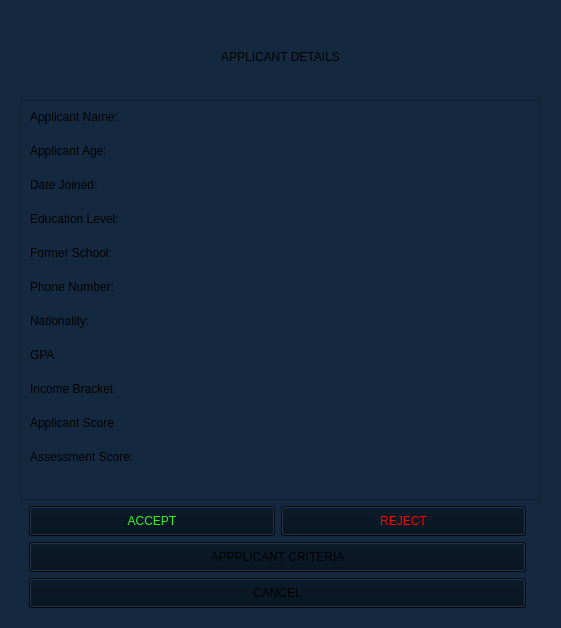
<?xml version="1.0" encoding="UTF-8"?>
<ui version="4.0">
 <class>Form</class>
 <widget class="QWidget" name="Form">
  <property name="geometry">
   <rect>
    <x>0</x>
    <y>0</y>
    <width>561</width>
    <height>628</height>
   </rect>
  </property>
  <property name="windowTitle">
   <string>Form</string>
  </property>
  <property name="styleSheet">
   <string notr="true">QWidget{
	background-color: rgb(20, 41, 63);
}

QLabel{
	font: 600 12pt &quot;Segoe UI&quot;;
}

QPushButton{
	padding: 7px;
	
	font: 600 11pt &quot;Segoe UI&quot;;
}
</string>
  </property>
  <layout class="QVBoxLayout" name="verticalLayout">
   <item>
    <widget class="QStackedWidget" name="stackedWidget">
     <property name="currentIndex">
      <number>0</number>
     </property>
     <widget class="QWidget" name="appplicantDetails">
      <layout class="QVBoxLayout" name="verticalLayout_5">
       <item>
        <widget class="QLabel" name="label">
         <property name="styleSheet">
          <string notr="true">margin-top:30px;
margin-bottom:30px;
font: 700 14pt &quot;Segoe UI&quot;;</string>
         </property>
         <property name="text">
          <string>APPLICANT DETAILS</string>
         </property>
         <property name="alignment">
          <set>Qt::AlignmentFlag::AlignCenter</set>
         </property>
        </widget>
       </item>
       <item>
        <widget class="QScrollArea" name="scrollArea">
         <property name="widgetResizable">
          <bool>true</bool>
         </property>
         <widget class="QWidget" name="scrollAreaWidgetContents">
          <property name="geometry">
           <rect>
            <x>0</x>
            <y>0</y>
            <width>511</width>
            <height>482</height>
           </rect>
          </property>
          <layout class="QGridLayout" name="gridLayout">
           <item row="0" column="0">
            <layout class="QVBoxLayout" name="verticalLayout_2">
             <property name="spacing">
              <number>20</number>
             </property>
             <item>
              <widget class="QLabel" name="nameLabel">
               <property name="text">
                <string>Applicant Name:</string>
               </property>
              </widget>
             </item>
             <item>
              <widget class="QLabel" name="ageLabel">
               <property name="text">
                <string>Applicant Age:</string>
               </property>
              </widget>
             </item>
             <item>
              <widget class="QLabel" name="dateJoinedLabel">
               <property name="text">
                <string>Date Joined:</string>
               </property>
              </widget>
             </item>
             <item>
              <widget class="QLabel" name="eduLevelLabel">
               <property name="text">
                <string>Education Level:</string>
               </property>
              </widget>
             </item>
             <item>
              <widget class="QLabel" name="formerSchoolLabel">
               <property name="text">
                <string>Former School:</string>
               </property>
              </widget>
             </item>
             <item>
              <widget class="QLabel" name="phoneNumLabel">
               <property name="text">
                <string>Phone Number:</string>
               </property>
              </widget>
             </item>
             <item>
              <widget class="QLabel" name="nationalityLabel">
               <property name="text">
                <string>Nationality:</string>
               </property>
              </widget>
             </item>
             <item>
              <widget class="QLabel" name="gpaLabel">
               <property name="text">
                <string>GPA</string>
               </property>
              </widget>
             </item>
             <item>
              <widget class="QLabel" name="incomeBracketLabel">
               <property name="text">
                <string>Income Bracket</string>
               </property>
              </widget>
             </item>
             <item>
              <widget class="QLabel" name="ApplicantScoreLabel">
               <property name="text">
                <string>Applicant Score</string>
               </property>
              </widget>
             </item>
             <item>
              <widget class="QLabel" name="AssessmentScoreLabel">
               <property name="text">
                <string>Assessment Score:</string>
               </property>
              </widget>
             </item>
             <item>
              <spacer name="verticalSpacer">
               <property name="orientation">
                <enum>Qt::Orientation::Vertical</enum>
               </property>
               <property name="sizeHint" stdset="0">
                <size>
                 <width>20</width>
                 <height>40</height>
                </size>
               </property>
              </spacer>
             </item>
            </layout>
           </item>
          </layout>
         </widget>
        </widget>
       </item>
       <item>
        <layout class="QVBoxLayout" name="verticalLayout_3">
         <property name="spacing">
          <number>6</number>
         </property>
         <property name="leftMargin">
          <number>9</number>
         </property>
         <property name="rightMargin">
          <number>15</number>
         </property>
         <item>
          <layout class="QHBoxLayout" name="horizontalLayout">
           <property name="spacing">
            <number>6</number>
           </property>
           <property name="leftMargin">
            <number>0</number>
           </property>
           <property name="rightMargin">
            <number>0</number>
           </property>
           <item>
            <widget class="QPushButton" name="acceptBtn">
             <property name="cursor">
              <cursorShape>PointingHandCursor</cursorShape>
             </property>
             <property name="styleSheet">
              <string notr="true">color:rgb(55, 244, 32);
font: 700 11pt &quot;Segoe UI&quot;;
background-color: rgb(1, 14, 27);</string>
             </property>
             <property name="text">
              <string>ACCEPT</string>
             </property>
            </widget>
           </item>
           <item>
            <widget class="QPushButton" name="rejectBtn">
             <property name="cursor">
              <cursorShape>PointingHandCursor</cursorShape>
             </property>
             <property name="styleSheet">
              <string notr="true">font: 700 11pt &quot;Segoe UI&quot;;
color: rgb(255, 0, 0);
background-color: rgb(1, 14, 27);</string>
             </property>
             <property name="text">
              <string>REJECT</string>
             </property>
            </widget>
           </item>
          </layout>
         </item>
         <item>
          <widget class="QPushButton" name="goToApplicantCriteriaBtn">
           <property name="styleSheet">
            <string notr="true">background-color: rgb(1, 14, 27);
font: 700 11pt &quot;Segoe UI&quot;;</string>
           </property>
           <property name="text">
            <string>APPPLICANT CRITERIA</string>
           </property>
          </widget>
         </item>
         <item>
          <widget class="QPushButton" name="cancelBtn">
           <property name="cursor">
            <cursorShape>PointingHandCursor</cursorShape>
           </property>
           <property name="styleSheet">
            <string notr="true">background-color: rgb(1, 14, 27);
font: 700 11pt &quot;Segoe UI&quot;;</string>
           </property>
           <property name="text">
            <string>CANCEL</string>
           </property>
          </widget>
         </item>
        </layout>
       </item>
      </layout>
     </widget>
     <widget class="QWidget" name="applicantCriteria">
      <layout class="QVBoxLayout" name="verticalLayout_6">
       <item>
        <widget class="QLabel" name="label_2">
         <property name="styleSheet">
          <string notr="true">margin-top:30px;
margin-bottom:30px;
font: 700 14pt &quot;Segoe UI&quot;;</string>
         </property>
         <property name="text">
          <string>APPLICANT CRITERIA</string>
         </property>
         <property name="alignment">
          <set>Qt::AlignmentFlag::AlignCenter</set>
         </property>
        </widget>
       </item>
       <item>
        <widget class="QScrollArea" name="scrollArea_2">
         <property name="widgetResizable">
          <bool>true</bool>
         </property>
         <widget class="QWidget" name="scrollAreaWidgetContents_3">
          <property name="geometry">
           <rect>
            <x>0</x>
            <y>-337</y>
            <width>511</width>
            <height>751</height>
           </rect>
          </property>
          <layout class="QVBoxLayout" name="verticalLayout_14">
           <item>
            <layout class="QVBoxLayout" name="verticalLayout_13">
             <property name="spacing">
              <number>30</number>
             </property>
             <item>
              <layout class="QVBoxLayout" name="verticalLayout_7">
               <property name="spacing">
                <number>15</number>
               </property>
               <item>
                <widget class="QLabel" name="label_3">
                 <property name="text">
                  <string>ACADEMIC SCORE</string>
                 </property>
                </widget>
               </item>
               <item>
                <widget class="QLabel" name="transcriptSubmittedLabel">
                 <property name="text">
                  <string>Transcript: submitted or Not</string>
                 </property>
                </widget>
               </item>
               <item>
                <widget class="QLabel" name="academicScoreLabel">
                 <property name="text">
                  <string>score: ?</string>
                 </property>
                </widget>
               </item>
              </layout>
             </item>
             <item>
              <widget class="Line" name="line">
               <property name="orientation">
                <enum>Qt::Orientation::Horizontal</enum>
               </property>
              </widget>
             </item>
             <item>
              <layout class="QVBoxLayout" name="verticalLayout_8">
               <property name="spacing">
                <number>15</number>
               </property>
               <item>
                <widget class="QLabel" name="label_6">
                 <property name="text">
                  <string>FINANCIAL SCORE</string>
                 </property>
                </widget>
               </item>
               <item>
                <widget class="QLabel" name="proofOfNeedSubmittedLabel">
                 <property name="text">
                  <string>Proof of Need: submitted or Not</string>
                 </property>
                </widget>
               </item>
               <item>
                <widget class="QLabel" name="incomeBracketLabel_2">
                 <property name="text">
                  <string>Income Bracket: High-Low....</string>
                 </property>
                </widget>
               </item>
               <item>
                <widget class="QLabel" name="financialScoreLabel">
                 <property name="text">
                  <string>Score: ?</string>
                 </property>
                </widget>
               </item>
              </layout>
             </item>
             <item>
              <layout class="QVBoxLayout" name="verticalLayout_10">
               <property name="spacing">
                <number>15</number>
               </property>
               <item>
                <widget class="Line" name="line_5">
                 <property name="orientation">
                  <enum>Qt::Orientation::Horizontal</enum>
                 </property>
                </widget>
               </item>
               <item>
                <widget class="QLabel" name="label_18">
                 <property name="text">
                  <string>ASSESSMENT SCORE</string>
                 </property>
                </widget>
               </item>
               <item>
                <widget class="QLabel" name="assessmentScoreLabel">
                 <property name="text">
                  <string>Score: ?%</string>
                 </property>
                </widget>
               </item>
              </layout>
             </item>
            </layout>
           </item>
           <item>
            <layout class="QVBoxLayout" name="verticalLayout_11">
             <property name="spacing">
              <number>15</number>
             </property>
             <item>
              <widget class="Line" name="line_4">
               <property name="orientation">
                <enum>Qt::Orientation::Horizontal</enum>
               </property>
              </widget>
             </item>
             <item>
              <widget class="QLabel" name="label_5">
               <property name="text">
                <string>WEIGHTS</string>
               </property>
              </widget>
             </item>
             <item>
              <layout class="QHBoxLayout" name="horizontalLayout_2">
               <item>
                <widget class="QLabel" name="label_21">
                 <property name="text">
                  <string>Academic:</string>
                 </property>
                </widget>
               </item>
               <item>
                <widget class="QComboBox" name="academicWeightCombo">
                 <item>
                  <property name="text">
                   <string>5.0</string>
                  </property>
                 </item>
                 <item>
                  <property name="text">
                   <string>4.5</string>
                  </property>
                 </item>
                 <item>
                  <property name="text">
                   <string>4.0</string>
                  </property>
                 </item>
                 <item>
                  <property name="text">
                   <string>3.5</string>
                  </property>
                 </item>
                 <item>
                  <property name="text">
                   <string>3.0</string>
                  </property>
                 </item>
                 <item>
                  <property name="text">
                   <string>2.5</string>
                  </property>
                 </item>
                 <item>
                  <property name="text">
                   <string>2.0</string>
                  </property>
                 </item>
                 <item>
                  <property name="text">
                   <string>1.5</string>
                  </property>
                 </item>
                 <item>
                  <property name="text">
                   <string>1.0</string>
                  </property>
                 </item>
                </widget>
               </item>
              </layout>
             </item>
             <item>
              <layout class="QHBoxLayout" name="horizontalLayout_3">
               <item>
                <widget class="QLabel" name="label_16">
                 <property name="text">
                  <string>Financial:</string>
                 </property>
                </widget>
               </item>
               <item>
                <widget class="QComboBox" name="financialWeightCombo">
                 <item>
                  <property name="text">
                   <string>5.0</string>
                  </property>
                 </item>
                 <item>
                  <property name="text">
                   <string>4.5</string>
                  </property>
                 </item>
                 <item>
                  <property name="text">
                   <string>4.0</string>
                  </property>
                 </item>
                 <item>
                  <property name="text">
                   <string>3.5</string>
                  </property>
                 </item>
                 <item>
                  <property name="text">
                   <string>3.0</string>
                  </property>
                 </item>
                 <item>
                  <property name="text">
                   <string>2.5</string>
                  </property>
                 </item>
                 <item>
                  <property name="text">
                   <string>2.0</string>
                  </property>
                 </item>
                 <item>
                  <property name="text">
                   <string>1.5</string>
                  </property>
                 </item>
                 <item>
                  <property name="text">
                   <string>1.0</string>
                  </property>
                 </item>
                </widget>
               </item>
              </layout>
             </item>
             <item>
              <layout class="QHBoxLayout" name="horizontalLayout_5">
               <item>
                <widget class="QLabel" name="label_23">
                 <property name="text">
                  <string>Assessment:</string>
                 </property>
                </widget>
               </item>
               <item>
                <widget class="QComboBox" name="assessmentWeightCombo">
                 <item>
                  <property name="text">
                   <string>5.0</string>
                  </property>
                 </item>
                 <item>
                  <property name="text">
                   <string>4.5</string>
                  </property>
                 </item>
                 <item>
                  <property name="text">
                   <string>4.0</string>
                  </property>
                 </item>
                 <item>
                  <property name="text">
                   <string>3.5</string>
                  </property>
                 </item>
                 <item>
                  <property name="text">
                   <string>3.0</string>
                  </property>
                 </item>
                 <item>
                  <property name="text">
                   <string>2.5</string>
                  </property>
                 </item>
                 <item>
                  <property name="text">
                   <string>2.0</string>
                  </property>
                 </item>
                 <item>
                  <property name="text">
                   <string>1.5</string>
                  </property>
                 </item>
                 <item>
                  <property name="text">
                   <string>1.0</string>
                  </property>
                 </item>
                </widget>
               </item>
              </layout>
             </item>
            </layout>
           </item>
           <item>
            <widget class="QPushButton" name="changeWeightsBtn">
             <property name="cursor">
              <cursorShape>PointingHandCursor</cursorShape>
             </property>
             <property name="text">
              <string>CHANGE WEIGHTS</string>
             </property>
            </widget>
           </item>
           <item>
            <widget class="Line" name="line_3">
             <property name="orientation">
              <enum>Qt::Orientation::Horizontal</enum>
             </property>
            </widget>
           </item>
           <item>
            <layout class="QVBoxLayout" name="verticalLayout_12">
             <property name="spacing">
              <number>15</number>
             </property>
             <item>
              <widget class="QLabel" name="label_24">
               <property name="text">
                <string>FINAL SCORE</string>
               </property>
              </widget>
             </item>
             <item>
              <widget class="QLabel" name="finalScoreFormulaLabel">
               <property name="text">
                <string>?/Sum of weights</string>
               </property>
              </widget>
             </item>
             <item>
              <widget class="QLabel" name="finalScoreLabel">
               <property name="text">
                <string>Score = ?</string>
               </property>
              </widget>
             </item>
            </layout>
           </item>
          </layout>
         </widget>
        </widget>
       </item>
       <item>
        <widget class="QPushButton" name="goToApplicantDetialsBtn">
         <property name="styleSheet">
          <string notr="true">background-color: rgb(1, 14, 27);
font: 700 11pt &quot;Segoe UI&quot;;</string>
         </property>
         <property name="text">
          <string>APPLICANT DETAILS</string>
         </property>
        </widget>
       </item>
       <item>
        <widget class="QPushButton" name="cancelBtn_2">
         <property name="styleSheet">
          <string notr="true">background-color: rgb(1, 14, 27);
font: 700 11pt &quot;Segoe UI&quot;;
</string>
         </property>
         <property name="text">
          <string>CANCEL</string>
         </property>
        </widget>
       </item>
      </layout>
     </widget>
    </widget>
   </item>
  </layout>
 </widget>
 <resources/>
 <connections/>
</ui>
